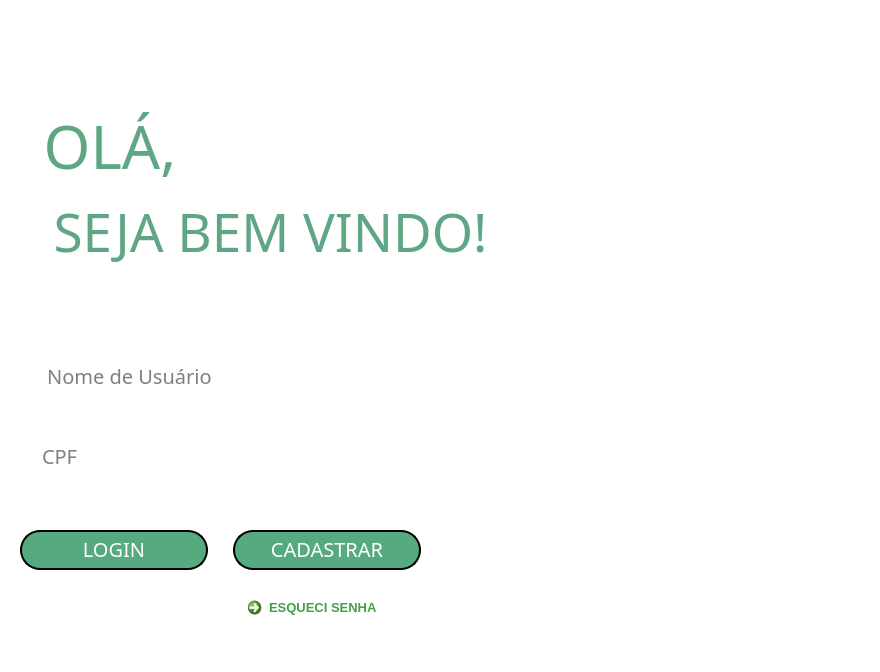
<?xml version="1.0" encoding="UTF-8"?>
<ui version="4.0">
 <class>Form</class>
 <widget class="QWidget" name="Form">
  <property name="geometry">
   <rect>
    <x>0</x>
    <y>0</y>
    <width>880</width>
    <height>672</height>
   </rect>
  </property>
  <property name="windowTitle">
   <string>Form</string>
  </property>
  <property name="styleSheet">
   <string notr="true">background-color: rgb(255, 255, 255);</string>
  </property>
  <widget class="QPushButton" name="pushButton_4">
   <property name="geometry">
    <rect>
     <x>560</x>
     <y>-350</y>
     <width>471</width>
     <height>1371</height>
    </rect>
   </property>
   <property name="styleSheet">
    <string notr="true">image: url(:/img_login/img/fundo.png);
background-color: qlineargradient(spread:pad, x1:0.54, y1:1, x2:0.5, y2:0.04, stop:0 rgba(0, 0, 0, 0), stop:1 rgba(255, 255, 255, 0));
border: none;</string>
   </property>
   <property name="text">
    <string/>
   </property>
  </widget>
  <widget class="QWidget" name="widget" native="true">
   <property name="geometry">
    <rect>
     <x>-10</x>
     <y>-50</y>
     <width>571</width>
     <height>731</height>
    </rect>
   </property>
   <property name="styleSheet">
    <string notr="true">background-color: rgb(255, 255, 255);</string>
   </property>
   <widget class="QCommandLinkButton" name="botao_esquecisenha">
    <property name="geometry">
     <rect>
      <x>250</x>
      <y>640</y>
      <width>185</width>
      <height>41</height>
     </rect>
    </property>
    <property name="font">
     <font>
      <family>Segoe UI</family>
      <pointsize>-1</pointsize>
      <weight>75</weight>
      <bold>true</bold>
     </font>
    </property>
    <property name="styleSheet">
     <string notr="true">QPushButton {
    background-color: transparent;
    color: #43A047;
    border: none;
    font-size: 13px;
    font-weight: 600;
    padding: 6px 10px;
    border-radius: 6px;
}

QPushButton:hover {
    background-color: rgba(67, 160, 71, 0.12);
    color: #2E7D32;
}

QPushButton:pressed {
    background-color: rgba(67, 160, 71, 0.25);
}
</string>
    </property>
    <property name="text">
     <string>ESQUECI SENHA</string>
    </property>
   </widget>
   <widget class="QWidget" name="horizontalLayoutWidget_4">
    <property name="geometry">
     <rect>
      <x>50</x>
      <y>390</y>
      <width>361</width>
      <height>80</height>
     </rect>
    </property>
    <layout class="QHBoxLayout" name="horizontalLayout_4">
     <item>
      <widget class="QLineEdit" name="campo_usuario">
       <property name="font">
        <font>
         <family>Franklin Gothic Heavy</family>
         <pointsize>15</pointsize>
        </font>
       </property>
       <property name="styleSheet">
        <string notr="true">background-color: rgb(225, 225, 225);
border: none;
border-bottom: 2px	 solid rgba(105,118, 132, 255);
color: black;
padding-bottom: 7px;
background-color: qlineargradient(spread:pad, x1:0.54, y1:1, x2:0.5, y2:0.04, stop:0 rgba(0, 0, 0, 0), stop:1 rgba(255, 255, 255, 0));</string>
       </property>
       <property name="placeholderText">
        <string> Nome de Usuário</string>
       </property>
      </widget>
     </item>
    </layout>
   </widget>
   <widget class="QWidget" name="horizontalLayoutWidget_5">
    <property name="geometry">
     <rect>
      <x>50</x>
      <y>470</y>
      <width>361</width>
      <height>80</height>
     </rect>
    </property>
    <layout class="QHBoxLayout" name="horizontalLayout_5">
     <item>
      <widget class="QLineEdit" name="campo_senha">
       <property name="font">
        <font>
         <family>Franklin Gothic Heavy</family>
         <pointsize>15</pointsize>
        </font>
       </property>
       <property name="styleSheet">
        <string notr="true">background-color: rgb(225, 225, 225);
border: none;
border-bottom: 2px	 solid rgba(105,118, 132, 255);
color: black;
padding-bottom: 7px;
background-color: qlineargradient(spread:pad, x1:0.54, y1:1, x2:0.5, y2:0.04, stop:0 rgba(0, 0, 0, 0), stop:1 rgba(255, 255, 255, 0));</string>
       </property>
       <property name="echoMode">
        <enum>QLineEdit::Password</enum>
       </property>
       <property name="placeholderText">
        <string>CPF</string>
       </property>
      </widget>
     </item>
    </layout>
   </widget>
   <widget class="QWidget" name="horizontalLayoutWidget_2">
    <property name="geometry">
     <rect>
      <x>40</x>
      <y>240</y>
      <width>481</width>
      <height>83</height>
     </rect>
    </property>
    <layout class="QHBoxLayout" name="horizontalLayout_2">
     <item>
      <widget class="QLabel" name="label_2">
       <property name="font">
        <font>
         <family>Segoe UI Black</family>
         <pointsize>40</pointsize>
         <weight>50</weight>
         <bold>false</bold>
        </font>
       </property>
       <property name="styleSheet">
        <string notr="true">color: rgb(95, 166, 132);</string>
       </property>
       <property name="text">
        <string>SEJA BEM VINDO!</string>
       </property>
       <property name="alignment">
        <set>Qt::AlignCenter</set>
       </property>
      </widget>
     </item>
    </layout>
   </widget>
   <widget class="QWidget" name="horizontalLayoutWidget_3">
    <property name="geometry">
     <rect>
      <x>30</x>
      <y>560</y>
      <width>401</width>
      <height>80</height>
     </rect>
    </property>
    <layout class="QHBoxLayout" name="horizontalLayout_3">
     <property name="spacing">
      <number>25</number>
     </property>
     <item>
      <widget class="QPushButton" name="botao_login">
       <property name="minimumSize">
        <size>
         <width>0</width>
         <height>40</height>
        </size>
       </property>
       <property name="font">
        <font>
         <family>Segoe UI Black</family>
         <pointsize>15</pointsize>
        </font>
       </property>
       <property name="styleSheet">
        <string notr="true">border: 2px solid #388e3c;
color: rgb(255, 255, 255);
background-color: rgb(85, 170, 127);
padding-bottom: 3px;
border-radius: 20px;
border-color: rgb(0, 0, 0);</string>
       </property>
       <property name="text">
        <string>LOGIN</string>
       </property>
      </widget>
     </item>
     <item>
      <widget class="QPushButton" name="botao_cadastrar">
       <property name="minimumSize">
        <size>
         <width>0</width>
         <height>40</height>
        </size>
       </property>
       <property name="font">
        <font>
         <family>Segoe UI Black</family>
         <pointsize>15</pointsize>
        </font>
       </property>
       <property name="styleSheet">
        <string notr="true">border: 2px solid #388e3c;
color: rgb(255, 255, 255);
background-color: rgb(85, 170, 127);
padding-bottom: 3px;
border-radius: 20px;
border-color: rgb(0, 0, 0);</string>
       </property>
       <property name="text">
        <string>CADASTRAR</string>
       </property>
      </widget>
     </item>
    </layout>
   </widget>
   <widget class="QWidget" name="horizontalLayoutWidget">
    <property name="geometry">
     <rect>
      <x>40</x>
      <y>150</y>
      <width>160</width>
      <height>91</height>
     </rect>
    </property>
    <layout class="QHBoxLayout" name="horizontalLayout">
     <item>
      <widget class="QLabel" name="label">
       <property name="font">
        <font>
         <family>Segoe UI Black</family>
         <pointsize>45</pointsize>
         <weight>50</weight>
         <bold>false</bold>
        </font>
       </property>
       <property name="styleSheet">
        <string notr="true">color: rgb(95, 166, 132);
</string>
       </property>
       <property name="text">
        <string>OLÁ,</string>
       </property>
       <property name="alignment">
        <set>Qt::AlignCenter</set>
       </property>
      </widget>
     </item>
    </layout>
   </widget>
   <widget class="QPushButton" name="pushButton">
    <property name="geometry">
     <rect>
      <x>30</x>
      <y>70</y>
      <width>121</width>
      <height>71</height>
     </rect>
    </property>
    <property name="baseSize">
     <size>
      <width>0</width>
      <height>0</height>
     </size>
    </property>
    <property name="styleSheet">
     <string notr="true">border: none;</string>
    </property>
    <property name="text">
     <string/>
    </property>
    <property name="icon">
     <iconset>
      <normaloff>logo.png</normaloff>logo.png</iconset>
    </property>
    <property name="iconSize">
     <size>
      <width>90</width>
      <height>90</height>
     </size>
    </property>
   </widget>
  </widget>
 </widget>
 <tabstops>
  <tabstop>campo_usuario</tabstop>
  <tabstop>campo_senha</tabstop>
  <tabstop>botao_login</tabstop>
  <tabstop>botao_cadastrar</tabstop>
  <tabstop>botao_esquecisenha</tabstop>
  <tabstop>pushButton_4</tabstop>
 </tabstops>
 <resources>
  <include location="imagens.qrc"/>
 </resources>
 <connections/>
</ui>
